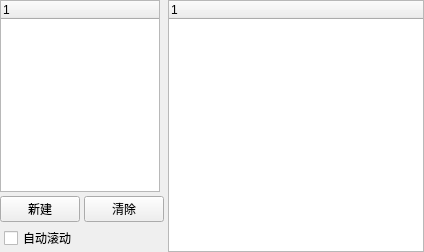
  <widget class="QDockWidget" name="wnd_log">
   <property name="features">
    <set>QDockWidget::DockWidgetClosable|QDockWidget::DockWidgetMovable</set>
   </property>
   <property name="allowedAreas">
    <set>Qt::AllDockWidgetAreas</set>
   </property>
   <property name="windowTitle">
    <string>日志</string>
   </property>
   <attribute name="dockWidgetArea">
    <number>8</number>
   </attribute>
   <widget class="QWidget" name="dockWidgetContents_3">
    <layout class="QHBoxLayout" name="horizontalLayout_4" stretch="0,1">
     <property name="spacing">
      <number>4</number>
     </property>
     <property name="leftMargin">
      <number>0</number>
     </property>
     <property name="topMargin">
      <number>0</number>
     </property>
     <property name="rightMargin">
      <number>0</number>
     </property>
     <property name="bottomMargin">
      <number>0</number>
     </property>
     <item>
      <layout class="QVBoxLayout" name="verticalLayout_5" stretch="1,0,0">
       <property name="spacing">
        <number>4</number>
       </property>
       <item>
        <widget class="QTreeWidget" name="filterlist">
         <property name="sizePolicy">
          <sizepolicy hsizetype="Fixed" vsizetype="Expanding">
           <horstretch>0</horstretch>
           <verstretch>0</verstretch>
          </sizepolicy>
         </property>
         <property name="minimumSize">
          <size>
           <width>160</width>
           <height>0</height>
          </size>
         </property>
         <property name="maximumSize">
          <size>
           <width>160</width>
           <height>16777215</height>
          </size>
         </property>
         <column>
          <property name="text">
           <string notr="true">1</string>
          </property>
         </column>
        </widget>
       </item>
       <item>
        <layout class="QHBoxLayout" name="horizontalLayout_3">
         <item>
          <widget class="QPushButton" name="btnFilter">
           <property name="text">
            <string>新建</string>
           </property>
           <property name="checkable">
            <bool>false</bool>
           </property>
           <property name="checked">
            <bool>false</bool>
           </property>
          </widget>
         </item>
         <item>
          <widget class="QPushButton" name="btnClear">
           <property name="text">
            <string>清除</string>
           </property>
           <property name="checkable">
            <bool>false</bool>
           </property>
           <property name="checked">
            <bool>false</bool>
           </property>
          </widget>
         </item>
        </layout>
       </item>
       <item>
        <layout class="QVBoxLayout" name="verticalLayout_6">
         <property name="spacing">
          <number>0</number>
         </property>
         <property name="leftMargin">
          <number>4</number>
         </property>
         <property name="bottomMargin">
          <number>2</number>
         </property>
         <item>
          <widget class="QCheckBox" name="chkAutoScroll">
           <property name="text">
            <string>自动滚动</string>
           </property>
          </widget>
         </item>
        </layout>
       </item>
      </layout>
     </item>
     <item>
      <widget class="QTreeWidget" name="logList">
       <column>
        <property name="text">
         <string notr="true">1</string>
        </property>
       </column>
      </widget>
     </item>
    </layout>
   </widget>
  </widget>
